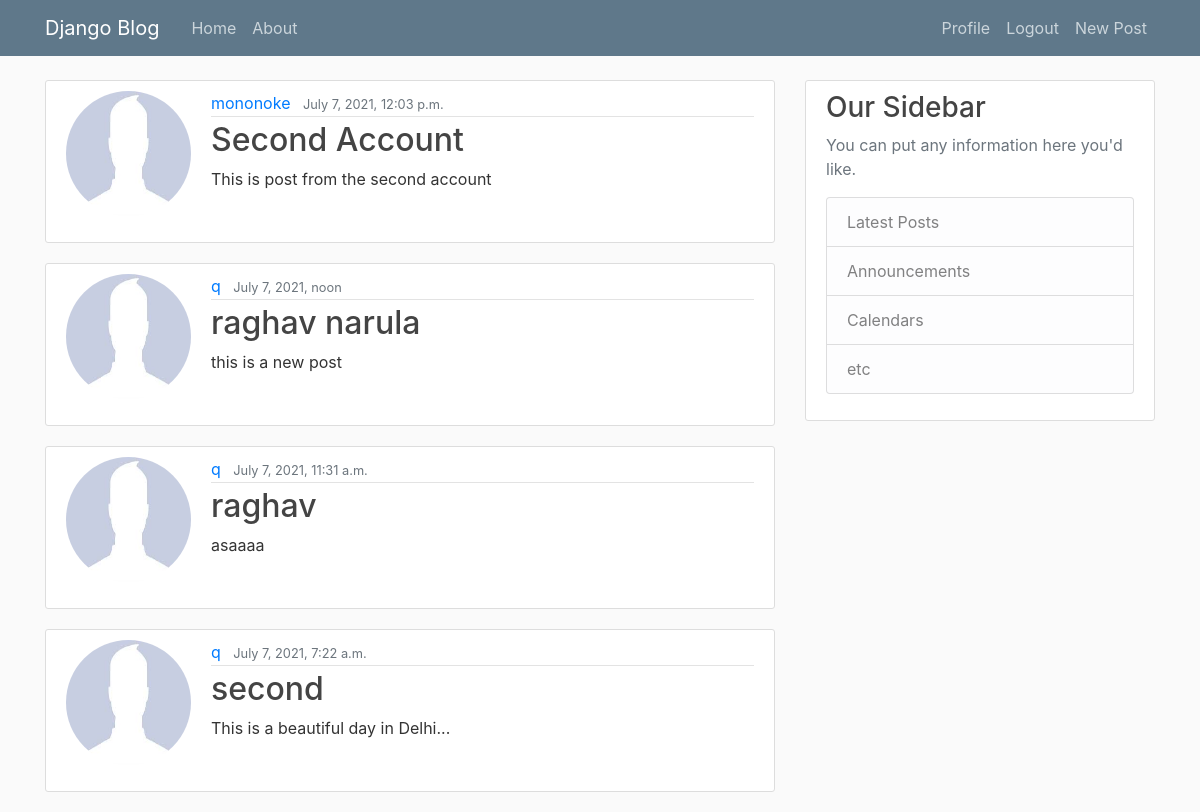
Page / (signed in) on the committed database.
### blog/models.py (models this page shows, shortened)
class Post(models.Model):
    title = models.CharField(max_length=100)
    content = models.TextField()
    date_posted = models.DateTimeField(default=timezone.now)
    author = models.ForeignKey(User,on_delete=models.CASCADE,default='q')

### Users/models.py (models this page shows, shortened)
class Profile(models.Model):
    user = models.OneToOneField(User,on_delete=models.CASCADE)
    image = models.ImageField(default = 'default.jpeg',upload_to='profile_pics')

### blog/views.py (the view)
# urls.py: path('',PostListView.as_view(),name="blog-home"),
class PostListView(ListView):
    queryset = Post.objects.all().order_by('-date_posted')
    template_name="blog/index.html"
    context_object_name = 'posts'

### blog/templates/blog/index.html
{% extends "blog/base.html" %}
{% block content%}
{% for post in posts%}
<article class="media content-section">
    <img class="rounded-circle account-img" src="{{ user.profile.image.url }}">
    <div class="media-body">
      <div class="article-metadata">
        <a class="mr-2" href="#">{{ post.author }}</a>
        <small class="text-muted">{{ post.date_posted }}</small>
      </div>
      <h2><a class="article-title" href="{% url 'post-detail' post.id %}">{{ post.title }}</a></h2>
      <p class="article-content">{{ post.content }}</p>
    </div>
</article>
{% endfor %}
{% endblock content %}

### blog/templates/blog/base.html (shortened to what this page needs)
{% load static %}
<!doctype html>
<html lang="en">
    <head>
        <link rel="stylesheet" href="https://maxcdn.bootstrapcdn.com/bootstrap/4.0.0/css/bootstrap.min.css">
        <link type='text/css' rel ="stylesheet" href = "{% static 'blog/main.css' %}" >
    </head>
    <body>
        <header class="site-header">
            <nav class="navbar navbar-expand-md navbar-dark bg-steel fixed-top">
              <div class="container">
                <a class="navbar-brand mr-4" href="/">Django Blog</a>
                <div class="collapse navbar-collapse" id="navbarToggle">
                  <div class="navbar-nav mr-auto">
                    <a class="nav-item nav-link" href="{% url 'blog-home' %}">Home</a>
                    <a class="nav-item nav-link" href="{% url 'blog-about' %}">About</a>
                  </div>
                  <div class="navbar-nav">
                    {% if user.is_authenticated %}
                    <a class="nav-item nav-link" href="{% url 'blog-profile' %}">Profile</a>
                    <a class="nav-item nav-link" href="{% url 'blog-logout' %}">Logout</a>
                    <a class="nav-item nav-link" href="{% url 'post-create' %}">New Post</a>
                    {% else %}
                    <a class="nav-item nav-link" href="{% url 'blog-login' %}">Login</a>
                    <a class="nav-item nav-link" href="{% url 'blog-register' %}">Register</a>
                    {% endif %}
                  </div>
                </div>
              </div>
            </nav>
          </header>
          <main role="main" class="container">
            <div class="row">
              <div class="col-md-8">
                {% block content %}{% endblock %}
              </div>
              <div class="col-md-4">
                <div class="content-section">
                  <h3>Our Sidebar</h3>
                  <p class='text-muted'>You can put any information here you'd like.
                    <ul class="list-group">
                      <li class="list-group-item list-group-item-light">Latest Posts</li>
                      <li class="list-group-item list-group-item-light">Announcements</li>
                      <li class="list-group-item list-group-item-light">Calendars</li>
                      <li class="list-group-item list-group-item-light">etc</li>
                    </ul>
                  </p>
                </div>
              </div>
            </div>
          </main>
  </body>
</html>

### blog/static/blog/main.css (style rules this page uses)
body { background: #fafafa; color: #333333; margin-top: 5rem; }
h1, h2, h3, h4, h5, h6 { color: #444444; }
ul { margin: 0; }
.bg-steel { background-color: #5f788a; }
.site-header .navbar-nav .nav-link { color: #cbd5db; }
.content-section { background: #ffffff; padding: 10px 20px; border: 1px solid #dddddd; border-radius: 3px; margin-bottom: 20px; }
.article-title { color: #444444; }
.article-content { white-space: pre-line; }
.article-metadata { padding-bottom: 1px; margin-bottom: 4px; border-bottom: 1px solid #e3e3e3 }
.account-img { height: 125px; width: 125px; margin-right: 20px; margin-bottom: 16px; }

### rows in the picture
Post: profile.image (placeholder picture), author "mononoke", date_posted "July 7, 2021, 12:03 p.m.", title "Second Account", content "This is post from the second account"
Post: profile.image (placeholder picture), author "q", date_posted "July 7, 2021, noon", title "raghav narula", content "this is a new post"
Post: profile.image (placeholder picture), author "q", date_posted "July 7, 2021, 11:31 a.m.", title "raghav", content "asaaaa"
Post: profile.image (placeholder picture), author "q", date_posted "July 7, 2021, 7:22 a.m.", title "second", content "This is a beautiful day in Delhi..."
